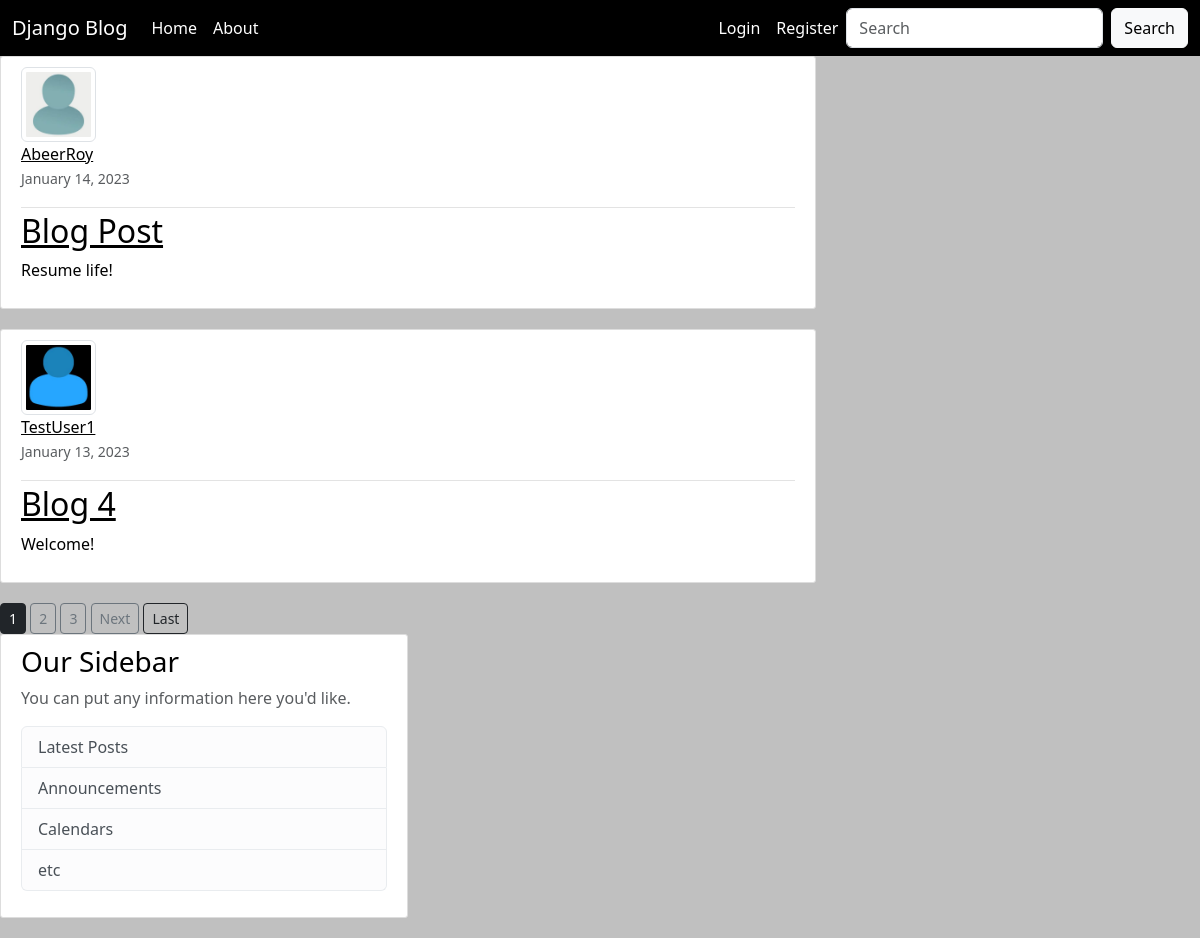
The page / on the database its author committed.
### blog/models.py (models this page shows, shortened)
class post(models.Model):
    title = models.CharField(max_length=100)
    content = models.TextField()
    date_posted = models.DateTimeField(default=timezone.now)
    author = models.ForeignKey(User, on_delete=models.CASCADE)

### users/models.py (models this page shows, shortened)
class Profile(models.Model):
    user = models.OneToOneField(User, on_delete=models.CASCADE)
    image = models.ImageField(default='default.jpg', upload_to='profile_pics')

### blog/views.py (the view)
# urls.py: path('', PostListView.as_view(), name='home'),
class PostListView(ListView):
    model = post
    template_name = 'blog/home.html' #<app>/<model>_<viewtype>.html [it is expected by convention of listview method]
    context_object_name = 'posts'
    ordering = ['-date_posted'] #[(-)ve sign dictates change in order of date posted]
    paginate_by = 2

### blog/templates/blog/home.html (shortened to what this page needs)
{% extends "blog/base.html" %}
{% block content %}
    {% for post in posts %}
        <article class="media content-section">
            <div class="media">
            <img class = "img-thumbnail article-img" alt="profile pic" src="{{ post.author.profile.image.url }}">
            <div class="article-metadata">
                <div class="media-body">
                    <a class="mr-2" style="color: black;" href="{% url 'user-posts' post.author.username %}">{{ post.author }}</a>
                    <p><small class="text-muted" style="color: #212121">{{ post.date_posted | date:"F d, Y" }}</small></p>
                </div>
            </div>
            <h2><a class="article-title" href="{% url 'post-detail' post.id %}">{{ post.title }}</a></h2>
            <p class="article-content">{{ post.content }}</p>
            </div>
        </article>
    {% endfor %}
    {% if is_paginated %}
      {% for num in page_obj.paginator.page_range %}
        {% if page_obj.number == num  %}
            <a class="btn btn-dark btn-sm" href="?page={{ num }}">{{ num }}</a>
        {% elif num > page_obj.number|add:'-3' and  num < page_obj.number|add:'3'  %}
            <a class="btn btn-outline-secondary btn-sm" href="?page={{ num }}">{{ num }}</a>
        {% endif %}
      {% endfor %}
      {% if page_obj.has_next %}
        <a class="btn btn-outline-secondary btn-sm" href="?page={{ page_obj.next_page_number }}">Next</a>
        <a class="btn btn-outline-dark btn-sm" href="?page={{ page_obj.paginator.num_pages }}">Last</a>
      {% endif %}
    {% endif %}
{% endblock content %}

### blog/templates/blog/base.html (shortened to what this page needs)
{% load static %}
<!DOCTYPE html>
<html lang="en">
<head>
    <link href="https://cdn.jsdelivr.net/npm/bootstrap@5.3.0-alpha1/dist/css/bootstrap.min.css" rel="stylesheet">
    <link rel="stylesheet" type="text/css" href="{% static 'blog/main.css' %}">
</head>
    <header class="header">
        <nav class="navbar navbar-expand-lg navbar-custom">
            <div class="container-fluid">
                <a class="navbar-brand mr-4" href="{% url 'home' %}">Django Blog</a>
                <div class="collapse navbar-collapse" id="navbarToggle">
                <div class="navbar-nav me-auto">
                    <a class="nav-link active" style="color:White" href="{% url 'home' %}">Home</a>
                    <a class="nav-item nav-link active" style="color: White" href="{% url 'about' %}">About</a>
                </div>
                <div class="navbar-nav">
                    {% if user.is_authenticated %}
                    <a class="nav-item nav-link active" style="color: White" href="{% url 'post-create' %}">New Post</a>
                    <a class="nav-item nav-link active" style="color: White" href="{% url 'profile' %}">Profile</a>
                    <a class="nav-item nav-link active" style="color: White" href="{% url 'logout' %}">Logout</a>
                    {% else %}
                    <a class="nav-item nav-link active" style="color: White" href="{% url 'login' %}">Login</a>
                    <a class="nav-item nav-link active" style="color: White" href="{% url 'register' %}">Register</a>
                    {% endif %}
                    <form class="d-flex" role="search">
                        <input class="form-control me-2" type="search" placeholder="Search" aria-label="Search">
                        <button class="btn btn-light" style="color:#000" type="submit">Search</button>
                    </form>
                </div>
                </div>
            </div>
        </nav>
    </header>
    <main role="main" class="w3-container" style="background-color:silver">
    <div class="row">
        <div class="col-md-8">
        {% block content %}{% endblock %}
        </div>
        <div class="col-md-4">
            <div class="content-section">
                <h3>Our Sidebar</h3>
                <p class='text-muted'>You can put any information here you'd like.
                <ul class="list-group">
                    <li class="list-group-item list-group-item-light">Latest Posts</li>
                    <li class="list-group-item list-group-item-light">Announcements</li>
                    <li class="list-group-item list-group-item-light">Calendars</li>
                    <li class="list-group-item list-group-item-light">etc</li>
                </ul>
                </p>
            </div>
        </div>
    </div>
    </main>
</body>
</html>

### blog/static/blog/main.css (style rules this page uses)
h1, h2, h3, h4, h5, h6 { color: #000000; }
ul { margin: 0; }
.navbar-custom { background-color: rgb(0, 0, 0); color: rgb(42, 41, 41); }
.navbar-custom .navbar-brand, .navbar-custom .navbar-text { color: rgb(255, 255, 255); }
.header .navbar-nav .nav-link { color: #cbd5db; position: relative; display: flex; flex-wrap: wrap; align-items: center; justify-content: space-between; margin: 0; }
.header .navbar-nav .nav-link.active { font-weight: 500; }
.content-section { background: #ffffff; padding: 10px 20px; border: 1px solid #dddddd; border-radius: 3px; margin-bottom: 20px; }
.article-title { color: #000; }
.article-content { white-space: pre-line; }
.article-img { height: 65px; width: 65px; margin-right: 16px; }
.article-metadata { padding-bottom: 1px; margin-bottom: 4px; border-bottom: 1px solid #e3e3e3 }
*, *:before, *:after { box-sizing: inherit; }

### blog/templates/blog/base.html (style rules this page uses)
.navbar-custom { margin: 0px; background-color: #000; }
.navbar-custom .navbar-brand, .navbar-custom .navbar-text { color:White; }

### rows shown on the page
post: author.profile.image (placeholder picture), author "AbeerRoy", date_posted "January 14, 2023", title "Blog Post", content "Resume life!"
post: author.profile.image (placeholder picture), author "TestUser1", date_posted "January 13, 2023", title "Blog 4", content "Welcome!"

### other values the page prints
{{ num }} "1"
{{ num }} "2" "3"
